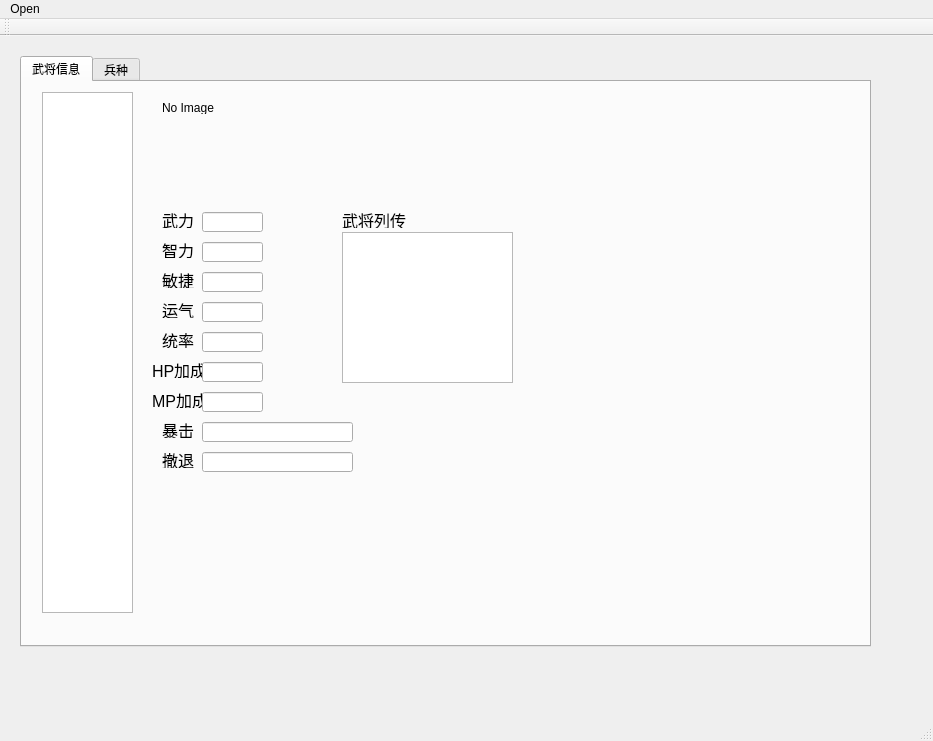
<?xml version="1.0" encoding="UTF-8"?>
<ui version="4.0">
 <class>GamesInfoEditorClass</class>
 <widget class="QMainWindow" name="GamesInfoEditorClass">
  <property name="geometry">
   <rect>
    <x>0</x>
    <y>0</y>
    <width>933</width>
    <height>741</height>
   </rect>
  </property>
  <property name="windowTitle">
   <string>GamesInfoEditor</string>
  </property>
  <widget class="QWidget" name="centralWidget">
   <widget class="QTabWidget" name="tabWidget">
    <property name="geometry">
     <rect>
      <x>20</x>
      <y>20</y>
      <width>851</width>
      <height>591</height>
     </rect>
    </property>
    <property name="currentIndex">
     <number>0</number>
    </property>
    <widget class="QWidget" name="tab_1">
     <attribute name="title">
      <string>武将信息</string>
     </attribute>
     <widget class="GeneralsListWidget" name="listWidget">
      <property name="geometry">
       <rect>
        <x>20</x>
        <y>10</y>
        <width>91</width>
        <height>521</height>
       </rect>
      </property>
     </widget>
     <widget class="QLabel" name="label">
      <property name="geometry">
       <rect>
        <x>140</x>
        <y>20</y>
        <width>54</width>
        <height>12</height>
       </rect>
      </property>
      <property name="text">
       <string>No Image</string>
      </property>
     </widget>
     <widget class="QLabel" name="label_2">
      <property name="geometry">
       <rect>
        <x>140</x>
        <y>130</y>
        <width>41</width>
        <height>16</height>
       </rect>
      </property>
      <property name="font">
       <font>
        <pointsize>12</pointsize>
       </font>
      </property>
      <property name="text">
       <string>武力</string>
      </property>
     </widget>
     <widget class="QLabel" name="label_3">
      <property name="geometry">
       <rect>
        <x>140</x>
        <y>160</y>
        <width>41</width>
        <height>16</height>
       </rect>
      </property>
      <property name="font">
       <font>
        <pointsize>12</pointsize>
       </font>
      </property>
      <property name="text">
       <string>智力</string>
      </property>
     </widget>
     <widget class="QLabel" name="label_4">
      <property name="geometry">
       <rect>
        <x>140</x>
        <y>190</y>
        <width>41</width>
        <height>16</height>
       </rect>
      </property>
      <property name="font">
       <font>
        <pointsize>12</pointsize>
       </font>
      </property>
      <property name="text">
       <string>敏捷</string>
      </property>
     </widget>
     <widget class="QLabel" name="label_5">
      <property name="geometry">
       <rect>
        <x>140</x>
        <y>220</y>
        <width>41</width>
        <height>16</height>
       </rect>
      </property>
      <property name="font">
       <font>
        <pointsize>12</pointsize>
       </font>
      </property>
      <property name="text">
       <string>运气</string>
      </property>
     </widget>
     <widget class="QLabel" name="label_6">
      <property name="geometry">
       <rect>
        <x>140</x>
        <y>250</y>
        <width>41</width>
        <height>16</height>
       </rect>
      </property>
      <property name="font">
       <font>
        <pointsize>12</pointsize>
       </font>
      </property>
      <property name="text">
       <string>统率</string>
      </property>
     </widget>
     <widget class="QLabel" name="label_7">
      <property name="geometry">
       <rect>
        <x>320</x>
        <y>130</y>
        <width>71</width>
        <height>16</height>
       </rect>
      </property>
      <property name="font">
       <font>
        <pointsize>12</pointsize>
       </font>
      </property>
      <property name="text">
       <string>武将列传</string>
      </property>
     </widget>
     <widget class="QTextEdit" name="biographyEdit">
      <property name="geometry">
       <rect>
        <x>320</x>
        <y>150</y>
        <width>171</width>
        <height>151</height>
       </rect>
      </property>
     </widget>
     <widget class="QLineEdit" name="wuliEdit">
      <property name="geometry">
       <rect>
        <x>180</x>
        <y>130</y>
        <width>61</width>
        <height>20</height>
       </rect>
      </property>
     </widget>
     <widget class="QLineEdit" name="zhiliEdit">
      <property name="geometry">
       <rect>
        <x>180</x>
        <y>160</y>
        <width>61</width>
        <height>20</height>
       </rect>
      </property>
     </widget>
     <widget class="QLineEdit" name="minjieEdit">
      <property name="geometry">
       <rect>
        <x>180</x>
        <y>190</y>
        <width>61</width>
        <height>20</height>
       </rect>
      </property>
     </widget>
     <widget class="QLineEdit" name="yunqiEdit">
      <property name="geometry">
       <rect>
        <x>180</x>
        <y>220</y>
        <width>61</width>
        <height>20</height>
       </rect>
      </property>
     </widget>
     <widget class="QLineEdit" name="tongshuaiEdit">
      <property name="geometry">
       <rect>
        <x>180</x>
        <y>250</y>
        <width>61</width>
        <height>20</height>
       </rect>
      </property>
     </widget>
     <widget class="QLabel" name="label_8">
      <property name="geometry">
       <rect>
        <x>140</x>
        <y>340</y>
        <width>41</width>
        <height>16</height>
       </rect>
      </property>
      <property name="font">
       <font>
        <pointsize>12</pointsize>
       </font>
      </property>
      <property name="text">
       <string>暴击</string>
      </property>
     </widget>
     <widget class="QLabel" name="label_9">
      <property name="geometry">
       <rect>
        <x>140</x>
        <y>370</y>
        <width>41</width>
        <height>16</height>
       </rect>
      </property>
      <property name="font">
       <font>
        <pointsize>12</pointsize>
       </font>
      </property>
      <property name="text">
       <string>撤退</string>
      </property>
     </widget>
     <widget class="QLineEdit" name="criticalEdit">
      <property name="geometry">
       <rect>
        <x>180</x>
        <y>340</y>
        <width>151</width>
        <height>20</height>
       </rect>
      </property>
     </widget>
     <widget class="QLineEdit" name="retreatEdit">
      <property name="geometry">
       <rect>
        <x>180</x>
        <y>370</y>
        <width>151</width>
        <height>20</height>
       </rect>
      </property>
     </widget>
     <widget class="QLabel" name="label_10">
      <property name="geometry">
       <rect>
        <x>130</x>
        <y>280</y>
        <width>51</width>
        <height>16</height>
       </rect>
      </property>
      <property name="font">
       <font>
        <pointsize>12</pointsize>
       </font>
      </property>
      <property name="text">
       <string>HP加成</string>
      </property>
     </widget>
     <widget class="QLabel" name="label_11">
      <property name="geometry">
       <rect>
        <x>130</x>
        <y>310</y>
        <width>51</width>
        <height>16</height>
       </rect>
      </property>
      <property name="font">
       <font>
        <pointsize>12</pointsize>
       </font>
      </property>
      <property name="text">
       <string>MP加成</string>
      </property>
     </widget>
     <widget class="QLineEdit" name="hpEdit">
      <property name="geometry">
       <rect>
        <x>180</x>
        <y>280</y>
        <width>61</width>
        <height>20</height>
       </rect>
      </property>
     </widget>
     <widget class="QLineEdit" name="mpEdit">
      <property name="geometry">
       <rect>
        <x>180</x>
        <y>310</y>
        <width>61</width>
        <height>20</height>
       </rect>
      </property>
     </widget>
    </widget>
    <widget class="QWidget" name="tab_2">
     <attribute name="title">
      <string>兵种</string>
     </attribute>
    </widget>
   </widget>
  </widget>
  <widget class="QMenuBar" name="menuBar">
   <property name="geometry">
    <rect>
     <x>0</x>
     <y>0</y>
     <width>933</width>
     <height>23</height>
    </rect>
   </property>
   <widget class="QMenu" name="menuOpen">
    <property name="title">
     <string>Open</string>
    </property>
    <addaction name="actionLoad_XML"/>
    <addaction name="actionSave_XML"/>
   </widget>
   <addaction name="menuOpen"/>
  </widget>
  <widget class="QToolBar" name="mainToolBar">
   <attribute name="toolBarArea">
    <enum>TopToolBarArea</enum>
   </attribute>
   <attribute name="toolBarBreak">
    <bool>false</bool>
   </attribute>
  </widget>
  <widget class="QStatusBar" name="statusBar"/>
  <action name="actionLoad_XML">
   <property name="text">
    <string>Load XML</string>
   </property>
  </action>
  <action name="actionSave_XML">
   <property name="text">
    <string>Save XML</string>
   </property>
  </action>
 </widget>
 <layoutdefault spacing="6" margin="11"/>
 <customwidgets>
  <customwidget>
   <class>GeneralsListWidget</class>
   <extends>QListWidget</extends>
   <header>generalslistwidget.h</header>
  </customwidget>
 </customwidgets>
 <resources>
  <include location="gamesinfoeditor.qrc"/>
 </resources>
 <connections/>
</ui>
